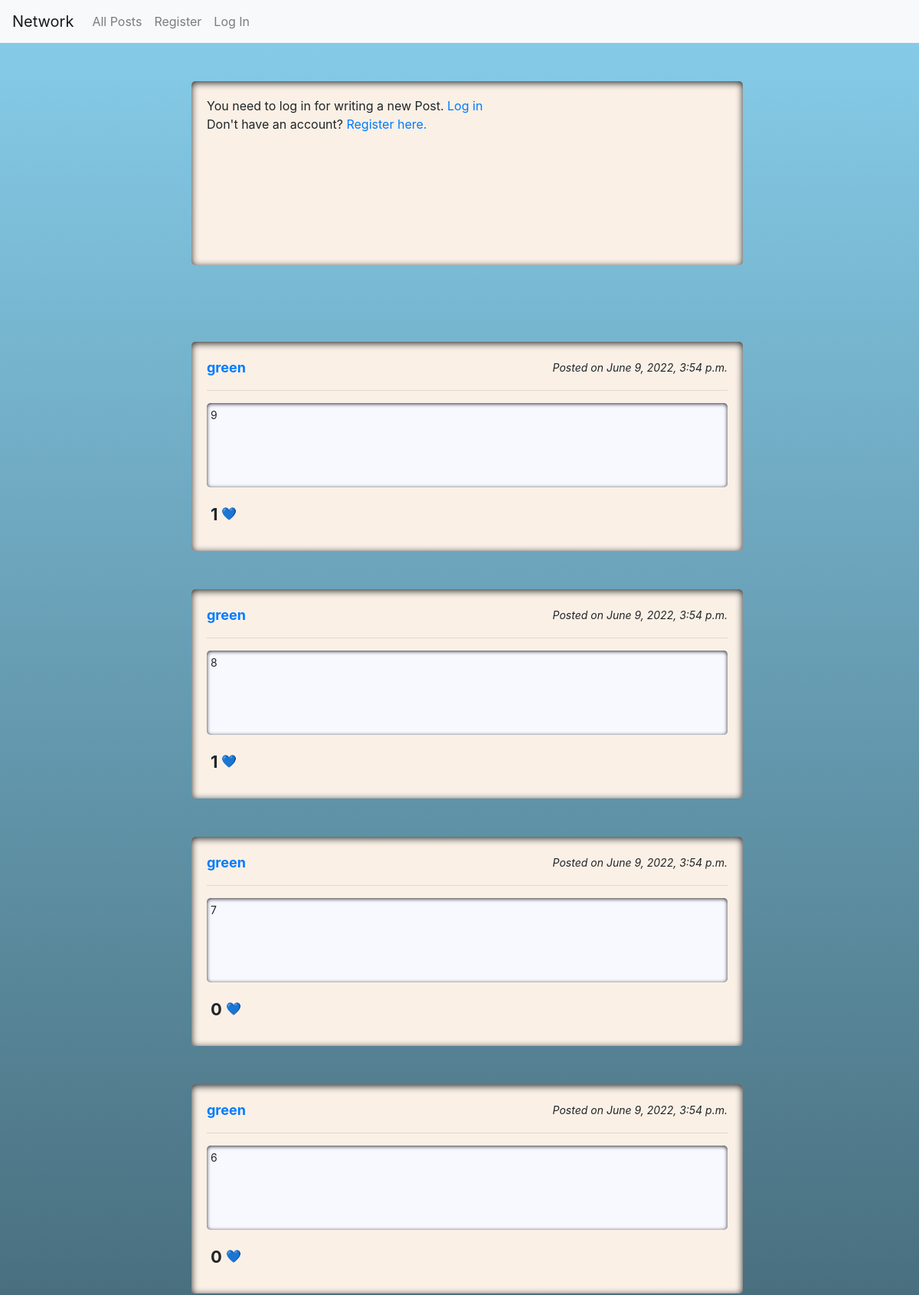
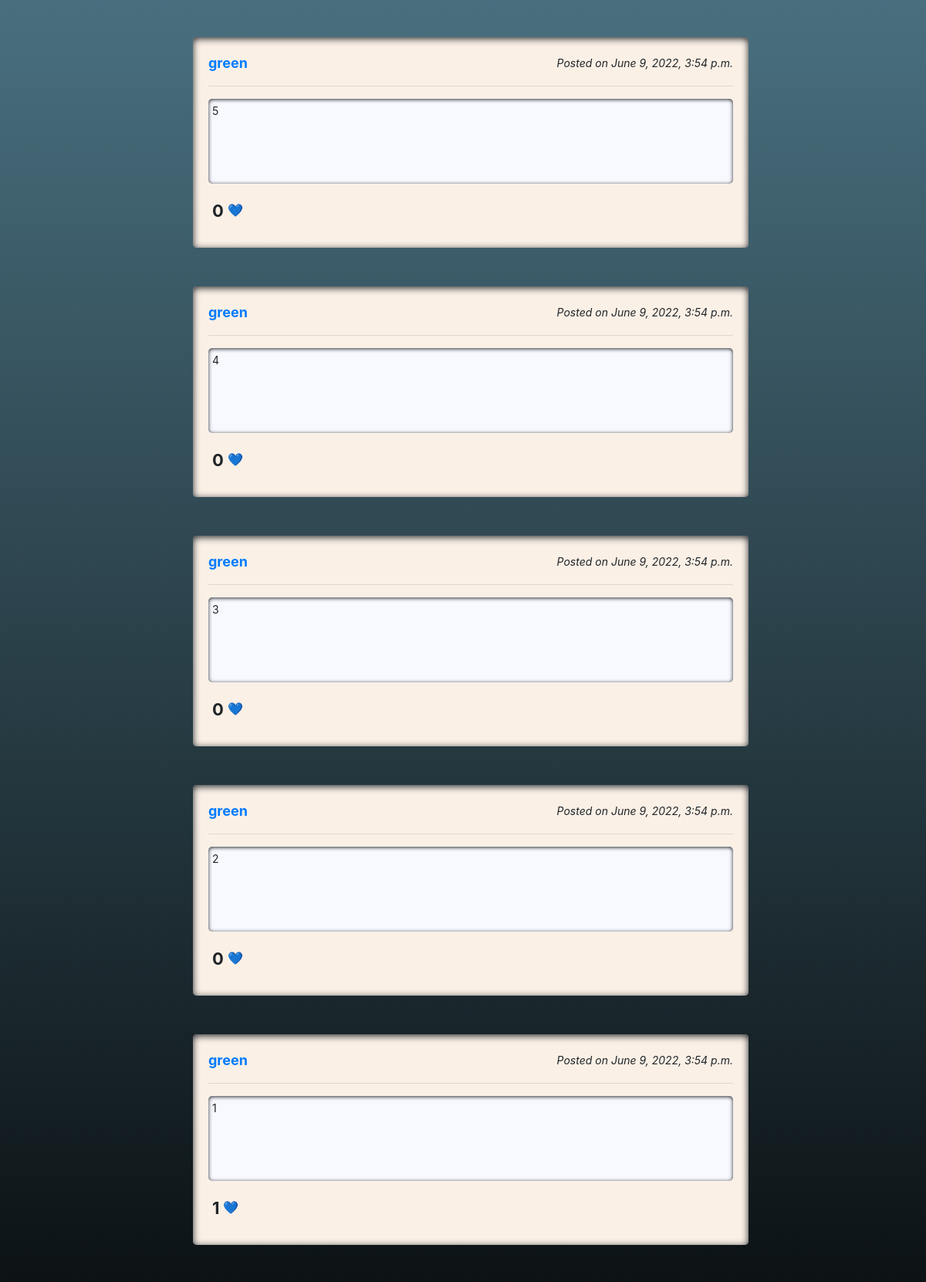
Screenshot of /?page=2 (upper part) with the database file from the repository (2 pictures, top to bottom).
### network/models.py (models this page shows, shortened)
class Post(models.Model):
    user = models.ForeignKey('User', on_delete=models.CASCADE)
    content = models.CharField(max_length=440)
    posted = models.DateTimeField(auto_now_add=True)
    likes = models.IntegerField(default=0)

class User(AbstractUser):
    pass

### network/views.py (the view, shortened to what this page needs)
# urls.py: path("", views.index, name="index"),
def index(request, profile_info=None):
    current_user = request.user
    form = PostForm()
    if "/following" in request.path:
        if not request.user.is_authenticated:
            return render(request, "network/login.html")
        current_user_isfollowing = current_user.profile.following.all()
        other_users_pks = []
        for profile in current_user_isfollowing:
            other_users_pk = profile.user.id
            other_users_pks.append(other_users_pk)
        all_posts = Post.objects.select_related().filter(user_id__in=other_users_pks).order_by('-posted')
    else:
        all_posts = Post.objects.select_related().order_by('-posted')
    all_liked_posts = []
    if request.user.is_authenticated:
        my_likes = request.user.profile.my_like.all()
        for post in my_likes:
            all_liked_posts.append(post.id)
    paginate_posts = Paginator(all_posts, 10, orphans=0, allow_empty_first_page=True)
    page_number = request.GET.get('page')
    page_obj = paginate_posts.get_page(page_number)
    return render(request, "network/index.html" , {
        "form": form,
        "profile": profile_info,
        "liked": all_liked_posts,
        "posts": page_obj
    })

### network/templates/network/index.html (shortened to what this page needs)
{% extends "network/layout.html" %}
{% load static %}
{% block body %}
    <div class="grid">
        <div class="side-bar">
        </div>
        <div class="grid-item">
            <div id="post_container">
                {% if user.is_authenticated %}
                    <form action="{% url 'index' %}" method="post">
                        {% csrf_token %}
                        {{ form }}
                        <input type="submit" value="Post" class="btn btn-primary">
                    </form>
                {% else %}
                    <div>
                        You need to log in for writing a new Post.
                        <a href="{% url 'login' %}">Log in</a><br>
                        Don't have an account? <a href="{% url 'register' %}">Register here.</a>
                    </div>
                {% endif %}
            </div>
            <div id="posts_frame">
                {% if posts %}
                    {% for post in posts %}
                        <div id="frame_{{post.id}}" class="post_body">
                            <div class="post_header">
                                <div class="post_username">
                                    <a href={% url 'profile' post.user.username %}>{{ post.user.username }}</a>
                                </div>
                                <div id="timestamp_{{post.id}}" class="post_time">
                                    Posted on {{ post.posted }}
                                </div>
                            </div>
                            <hr>
                            <div id="content_{{post.id}}" class="post_content">
                                {{ post.content }}
                            </div>
                            <div class="post_footer">
                                <div id="likes_{{post.id}}" class="post_likes">
                                    <span id="count_{{post.id}}" class="post_like_counter">{{ post.likes }}</span>
                                    {% if post.id in liked %}
                                        <button id="like_{{post.id}}" type="button" name="like" class="btn btn-default">❤️</button>
                                    {% else %}
                                        <button id="like_{{post.id}}" type="button" name="like" class="btn btn-default">💙</button>
                                    {% endif %}
                                </div>
                                <div class="post_editbutton">
                                </div>
                            </div>
                        </div>
                    {% endfor %}
                {% else %}
                    <div class="no_post">No posts.</div>
                {% endif %}
            </div>
        </div>
        <div class="side-bar">
        </div>
    </div>
{% endblock %}

### network/static/network/styles.css (style rules this page uses)
body { background-image: linear-gradient(skyblue, black); min-height: 100vh; }
textarea, .post_content { box-shadow: inset 0px 1px 5px; }
.grid { display: grid; grid-template-columns: auto 800px auto; }
#post_container { min-height: 240px; display: inline-block; }
.post_body { min-height: 260px; margin-bottom: 50px; font-size: 14px; }
.post_body, #profile_frame, #post_container, .no_post { margin: 50px; border-radius: 5px; padding: 20px; background-color: linen; width: 720px; box-shadow: inset 0px 2px 10px; }
.post_header, .post_footer { display: grid; grid-template-columns: auto auto; }
.post_username { font-size: large; font-weight: bold; }
.post_editbutton, .post_time { text-align: right; }
.post_time { font-style: italic; padding-top: 3px; }
.post_content { background-color: ghostwhite; word-break: break-word; width: 100%; height: 110px; margin: 5px 0px 15px 0px; padding: 5px; border-radius: 5px; }
.post_like_counter { padding-left: 5px; font-size: 22px; font-weight: bolder; }
.btn-default { margin-bottom: 10px; margin-left: -12px; outline: none; }

### rows the page displays
Post: user.username "green", posted "June 9, 2022, 3:54 p.m.", content "9", likes "1"
Post: user.username "green", posted "June 9, 2022, 3:54 p.m.", content "8", likes "1"
Post: user.username "green", posted "June 9, 2022, 3:54 p.m.", content "7", likes "0"
Post: user.username "green", posted "June 9, 2022, 3:54 p.m.", content "6", likes "0"
Post: user.username "green", posted "June 9, 2022, 3:54 p.m.", content "5", likes "0"
Post: user.username "green", posted "June 9, 2022, 3:54 p.m.", content "4", likes "0"
Post: user.username "green", posted "June 9, 2022, 3:54 p.m.", content "3", likes "0"
Post: user.username "green", posted "June 9, 2022, 3:54 p.m.", content "2", likes "0"
Post: user.username "green", posted "June 9, 2022, 3:54 p.m.", content "1", likes "1"
